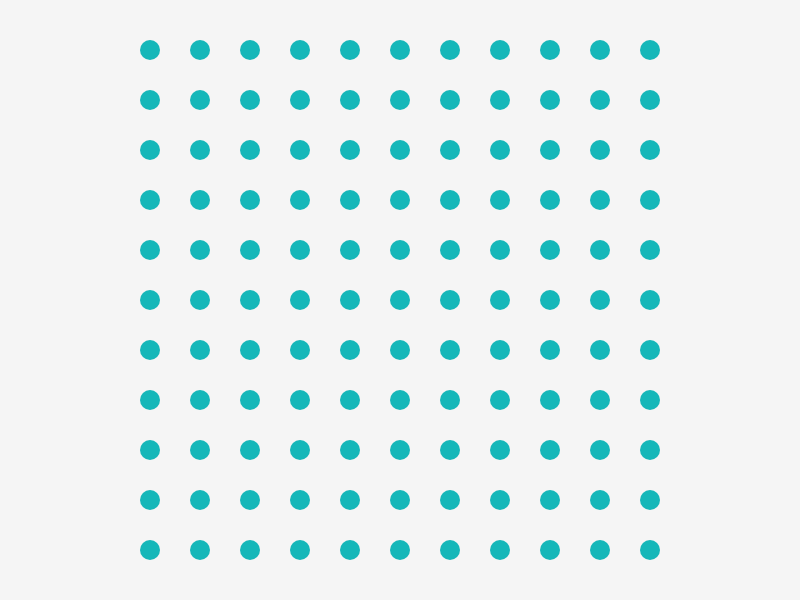
Frame 1 (no input)
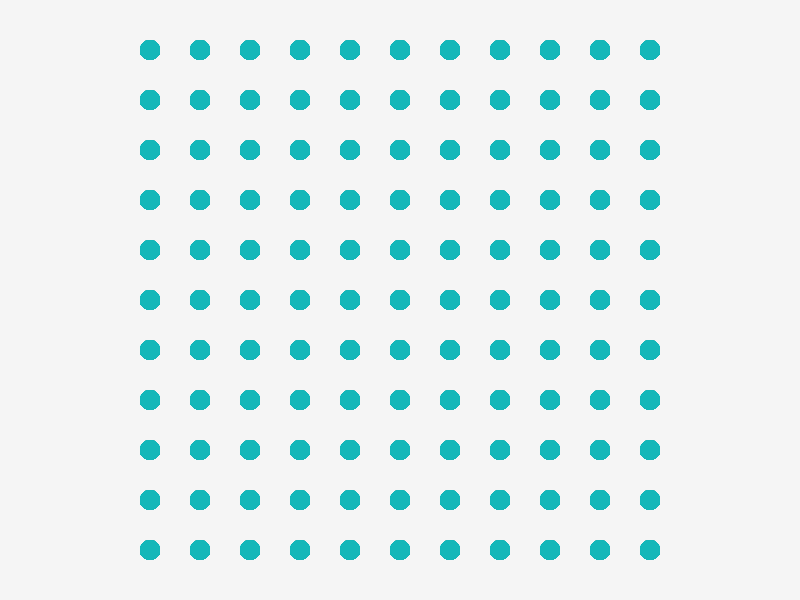
Frame 60 (no input)
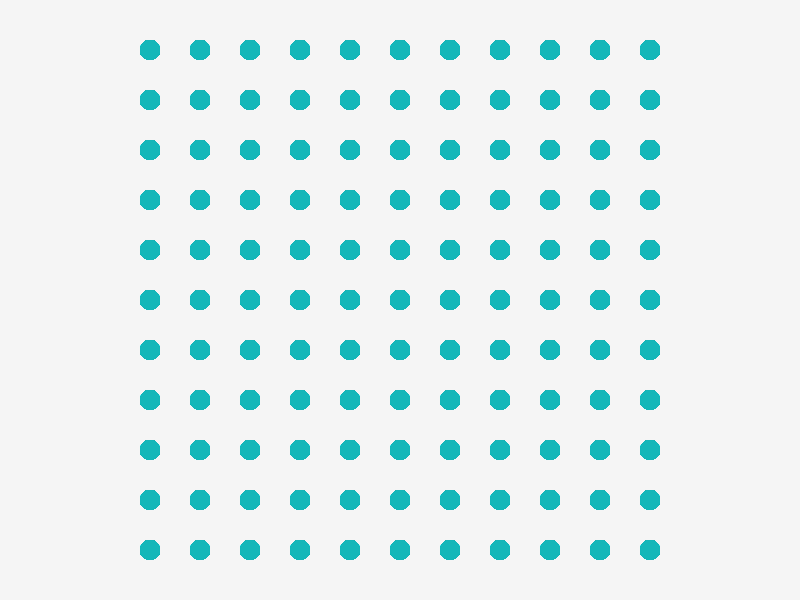
Frame 120 (the mouse pressed at the canvas centre since frame 60)

The p5.js sketch that drew these frames (run headless with seeded random() and noise() and a simulated clock; from frame 60 on, the mouse is pressed at the canvas centre):

// p5.js sketch
// ── sketch.js
const COLOR = {
    BACKGROUND: '#f5f5f5',
    MAIN: '#15b7b9'
};
const DOT = {
    DEFAULT_SIZE: 20
};

let dots;
let repulsor;

class Vector {
    constructor(x, y) {
        this.x = x;
        this.y = y;
    }

    static sub(v1, v2) {
        return new Vector(v1.x - v2.x, v1.y - v2.y);
    }

    static add(v1, v2) {
        return new Vector(v1.x + v2.x, v1.y + v2.y);
    }

    static div(force, n) {
        return new Vector(force.x / n, force.y / n);
    }

    static mult(force, n) {
        return new Vector(force.x * n, force.y * n);
    }

    div(n) {
        this.x /= n;
        this.y /= n;
    }

    mult(n) {
        this.x *= n;
        this.y *= n;
    }

    add(force) {
        this.x += force.x;
        this.y += force.y;
    }

    mag() {
        return Math.sqrt(this.x * this.x + this.y * this.y);
    }

    normalize() {
        this.div(this.mag());
    }
}

class Dot {
    constructor(position, mass) {
        this.position = position;
        this.mass = mass;
        this.acceleration = new Vector(0, 0);
    }

    applyForce(force) {
        f = Vector.div(force, this.mass);
        acceleration.add(f);
    }

    draw() {
        noStroke();
        fill(COLOR.MAIN);
        ellipse(this.position.x, this.position.y, this.mass, this.mass);
    }
}

class Repulsor {
    constructor(position, G, mass = 20) {
        this.position = position;
        this.G = G;
        this.mass = mass;
    }

    repulse(dot) {
        let force = Vector.sub(dot.position, this.position);
        const distance = constrain(force.mag(), 5, 25);
        force.normalize();
        const strength = (this.G * dot.mass * this.mass) / (distance * distance);
        force.mult(strength);

        return force;
    }
}

function constrain(x, min, max) {
    if (x > max) {
        return max;
    }
    if (x < min) {
        return min;
    }

    return x;
}

function initGrid() {
    let grid = [];
    for (let x = 150; x < 700; x += 50) {
        for (let y = 50; y < 600; y += 50) {
            const position = new Vector(x, y);
            grid.push(new Dot(position, DOT.DEFAULT_SIZE))
        }
    }

    return grid;
}

function setup() {
    createCanvas(800, 600);
    background(COLOR.BACKGROUND);
    dots = initGrid();
    repulsor = new Repulsor(new Vector(400, 300), 20);
}

function draw() {
    dots.forEach(dot => {
        repulsor.repulse(dot);
        dot.draw();
    });
}

// ── base.css
html, body {
    width:  100%;
    height: 100%;
    margin: 0px;
    overflow: hidden;
}

canvas {
    position: absolute;
    top: 0;
    right: 0;
    bottom: 0;
    left: 0;
    margin: auto;
}
